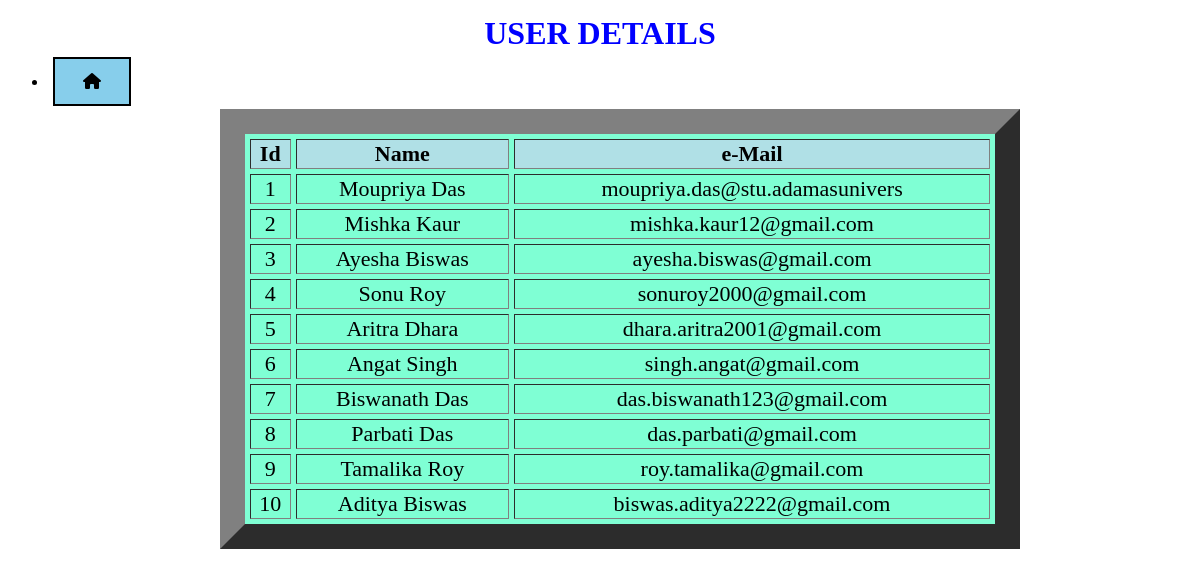
Page /userdetails.php on the committed database.
### tables this page shows
CREATE TABLE `users` (
  `id` int(3) NOT NULL,
  `name` text NOT NULL,
  `email` varchar(30) NOT NULL,
  `balance` int(8) NOT NULL
);

### userdetails.php (the view, shortened to what this page needs)
<html lang=en>
<head>
      </head>
    <h1 style="color:blue;"><marquee direction = "right">USER DETAILS</marquee></h1>
        <body>
        <div class="collapse navbar-collapse" id="collapsibleNavbar">
            <ul class="navbar-nav ml-auto">
              <li class="nav-item">
                <a class="btn df" class="nav-link" href="index.php"><i class="fas fa-home"></i></a>
              </li>
        <?php
    include 'config.php';
    $sql = "SELECT * FROM users";
    $result = mysqli_query($conn,$sql);
?>
        <center>
        <div class="container">
        <br>
            <div class="row">
                <div class="col">
                    <div class="table-responsive-sm">
                    <table class="table table-hover table-sm table-striped table-condensed table-bordered" cellspacing="5" border="25" bgcolor="aquamarine" width="800">
                        <thead>
                            <tr>
                            <th scope="col" class="text-center py-2" bgcolor="powderblue">Id</th>
                            <th scope="col" class="text-center py-2" bgcolor="powderblue">Name</th>
                            <th scope="col" class="text-center py-2" bgcolor="powderblue">e-Mail</th>
                            </tr>
                        </thead>
                        <tbody>
                <?php
                    while($rows=mysqli_fetch_assoc($result)){
                ?>
                    <tr>
                        <td class="py-2"><?php echo $rows['id'] ?></td>
                        <td class="py-2"><?php echo $rows['name']?></td>
                        <td class="py-2"><?php echo $rows['email']?></td>
                    </tr>
                <?php
                    }
                ?>
                        </tbody>
                    </table>
                    </div>
                </div>
            </div>
         </div>
        </center>
        </body>
</html>

### userdetails.php (style rules this page uses)
body { margin-top: 15px; }
.btn { border: 2px solid black; background-color: skyblue; color: black; padding: 14px 28px; font-size: 16px; cursor: pointer; margin: 5px; }
h1 { text-align: center; }
table { text-align: center; }
table { font-size: 22px; }

### rows in the picture
users: id "1", name "Moupriya Das", email "moupriya.das@stu.adamasunivers"
users: id "2", name "Mishka Kaur", email "mishka.kaur12@gmail.com"
users: id "3", name "Ayesha Biswas", email "ayesha.biswas@gmail.com"
users: id "4", name "Sonu Roy", email "sonuroy2000@gmail.com"
users: id "5", name "Aritra Dhara", email "dhara.aritra2001@gmail.com"
users: id "6", name "Angat Singh", email "singh.angat@gmail.com"
users: id "7", name "Biswanath Das", email "das.biswanath123@gmail.com"
users: id "8", name "Parbati Das", email "das.parbati@gmail.com"
users: id "9", name "Tamalika Roy", email "roy.tamalika@gmail.com"
users: id "10", name "Aditya Biswas", email "biswas.aditya2222@gmail.com"
